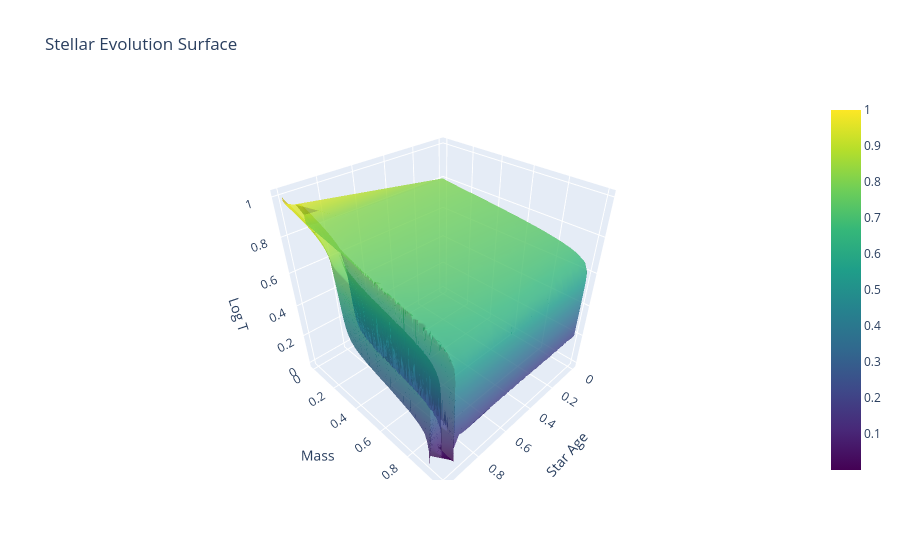

Source (notebook cell):
### Code cell
fig = go.Figure(
    data=[
        go.Mesh3d(
            x=time,
            y=mass,
            z=temp,
            intensity=temp,
            colorscale="Viridis",
            opacity=0.8,
        )
    ]
)
fig.update_layout(
    scene=dict(
        xaxis_title="Star Age",
        yaxis_title="Mass",
        zaxis_title="Log T",
    ),
    title="Stellar Evolution Surface",
)
fig.show()

### Figure 1 — Plotly figure (JSON) as saved in the notebook; plotly's stock layout.template omitted (floating-point values rounded to 4 significant figures; data arrays with more than 128 entries replaced by an {"elided": "..."} marker saying what was removed)
{"data": [{"colorscale": [[0, "#440154"], [0.1111, "#482878"], [0.2222, "#3e4989"], [0.3333, "#31688e"], [0.4444, "#26828e"], [0.5556, "#1f9e89"], [0.6667, "#35b779"], [0.7778, "#6ece58"], [0.8889, "#b5de2b"], [1, "#fde725"]], "intensity": {"elided": "58217 float values"}, "opacity": 0.8, "type": "mesh3d", "x": {"elided": "58217 float values"}, "y": {"elided": "58217 float values"}, "z": {"elided": "58217 float values"}}], "layout": {"scene": {"xaxis": {"title": {"text": "Star Age"}}, "yaxis": {"title": {"text": "Mass"}}, "zaxis": {"title": {"text": "Log T"}}}, "title": {"text": "Stellar Evolution Surface"}}}
